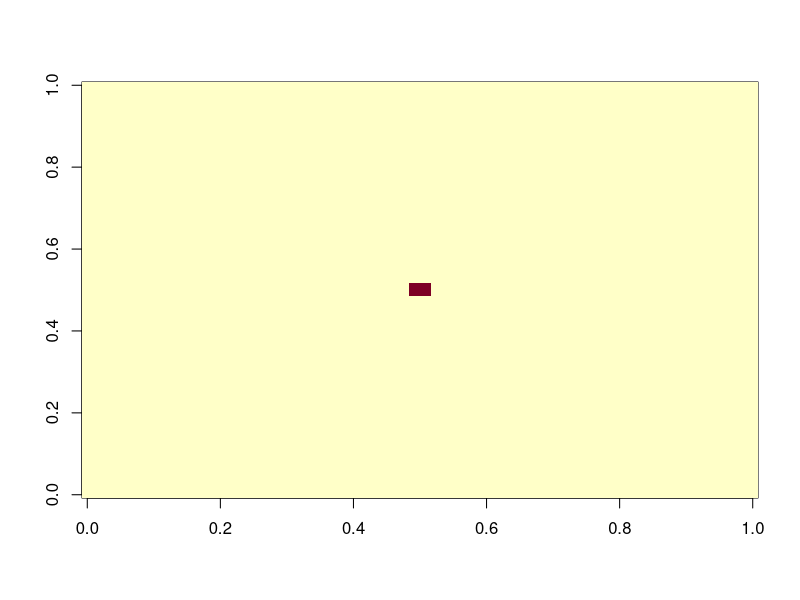
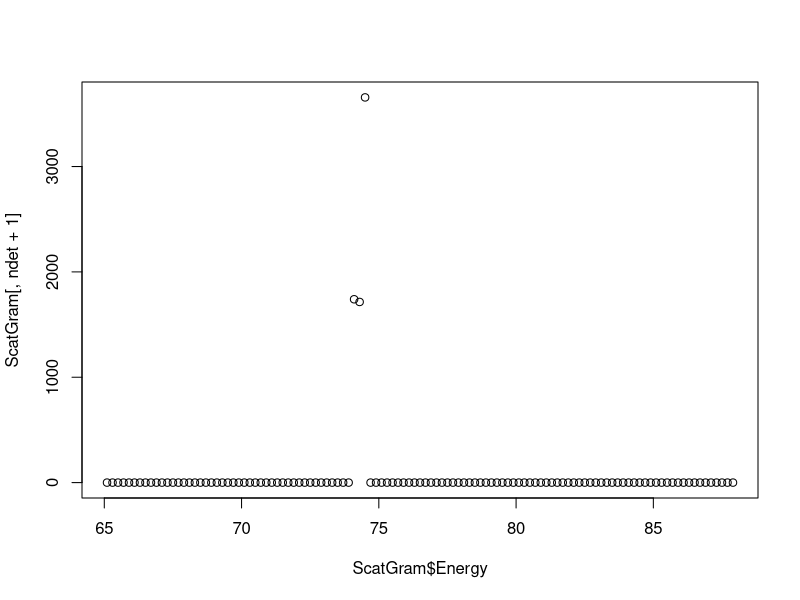
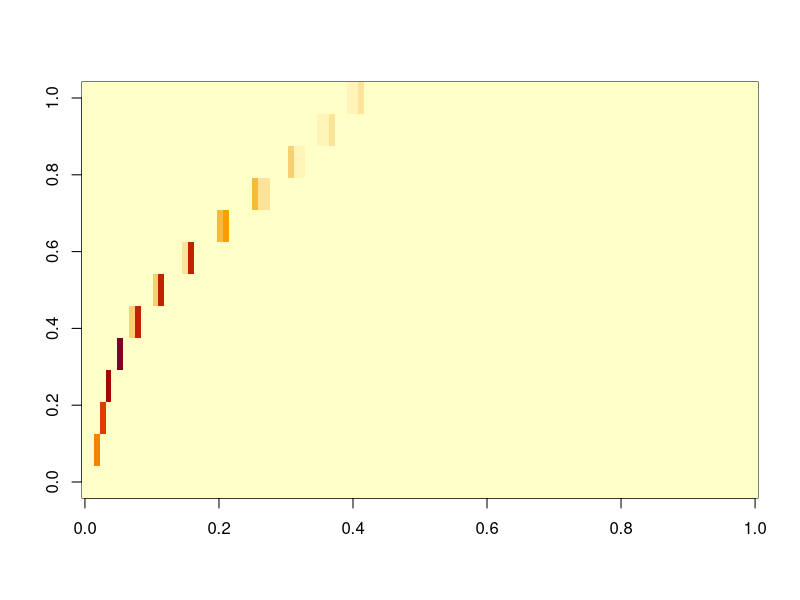

Write the R code that produced these figures, in order.
## ---- chunk 1
knitr::opts_chunk$set(echo = TRUE)
knitr::opts_knit$set(root.dir=normalizePath(".."))
## ---- chunk 2
library(tidyverse)
library(Matrix)
library(ggplot2)
## ---- chunk 3
NX <- 64 # number of pixels in x direction
NZ <- NX # number of pixels in z direction, square space for now
minx <- 0 # minimum x position in cm
minz <- 0 # minimum y position in cm
maxx <- 12.8  # maximum x position in cm
maxz <- maxx  # maximum z position in cm
pwidth <- maxx/NX # define pixel width in cm
## ---- chunk 4
wd <- 0.254 # width of inspection volume in z direction
wColl <- 0.254 # width of detector collimator slit in z direction
## ---- chunk 5
E0 <- 88.04 # Energy of primary gamma-ray of Cd-109 radioisotope in keV
moc2 <- 511 # Rest mass energy of electron in keV from NIST                                                    reference--https://physics.nist.gov/cgi-bin/cuu/Value?mec2mev
S_Act_mCi <- 75 # Input Cd-109 source activity in mCi
mCi_to_Bq <- 37000000 # Conversion factor from mCi to Bq (decays/sec)
S_Act <- mCi_to_Bq*S_Act_mCi # Calculate source activity in Bq
Ints_88k <- 0.0364 # Intensity of 88 keV gamma-rays in # per decay
Em_rate <- Ints_88k*S_Act # Emission rate of 88 keV gamma rays from Cd-109 source
r02 <- 0.0794 #classical electron radius squared in barns (1e-24 cm^2) from NIST                                reference--https://physics.nist.gov/cgi-bin/cuu/Value?re
## ---- chunk 6
NS <- 8 # number of source (and first detector) locations
XSspace <- 0.5
ZSspace <- 0.1
SourceLoc <- tibble( X = seq( 0, NS-1 ) * XSspace ) #x coordinate of source positions
SourceLoc$Z <- SourceLoc$X * ZSspace/XSspace #z coordinate of source positions

SourceLoc$Theta <- SourceLoc$Z #Initialize vector in SourceLoc for source angles
SourceLoc$Theta[ seq(1, NS) ] <- 29.3 #Angle of source positions in degrees
SourceLoc$Theta[ seq(NS/2+1, NS)] <- 180 - 29.3   #Angle of last 4 source positions in degrees
SourceDX <- 0.508 # source diameter in X dimension in cm
SourceDZ <- 0.1 # source thickness in Z dimension in cm
SourceNX <- 10 # number of source sub-positions in X dimension
SourceNZ<- 2 # number of source sub-positions in Z dimension
## ---- chunk 7
ndet <- 12 # number of gamma-ray detectors in array
det_dist <- 1.0e+0 # separation in cm of the first detector from the source and between the remaining detectors in the array
det_x <- t(tibble ( seq(1,ndet)*det_dist )) # x dimension of detector array locations
det_r <- 0.254 # set the radius of the detector face in cm
## ---- chunk 8
Eres <- 0.4 # gamma-rEay detector energy resolution in keV
chnwidth <- Eres/2 # assign channel width to give 2 channels for energy resolution of detectors
Emin <- floor(E0/(1+(E0/moc2)*(2))) # set the minimum energy for the detector below E0 back scattered energy
Emax <- floor(E0)
nchns <- (Emax-Emin)/chnwidth
Echn <- tibble ( seq(0,nchns-1)*chnwidth + Emin + chnwidth/2 ) # calculate energy of detector channels
## ---- chunk 9
mcoll1 <- 1 # slope of field of view limit 1 from collimator
bcoll1 <- 0 # intercept of field of view limit 1 from collimator
mcoll2 <- -1 # slope of field of view limit 1 from collimator
bcoll1 <- 0 # intercept of field of view limit 1 from collimator
## ---- chunk 10
Count <- tibble( times = seq(0,NS-1) ) #set up dataframe for count times
# Count$times <- 1800 #set the count times as a default of 30 m (1800 s)
Count_time <- 3600 #set the count time as a default of 60 m (3600 s)
## ---- chunk 11
Image_loc <- tibble( loc = (seq(0,NX-1)+0.5
                              )*pwidth ) #set up data frame for image plane locations
Count_time <- 3600 #set the count times as a default of 1 hr (3600 s)
# Image_plane <- Matrix (0.00E00, NX, NZ, sparse=TRUE) #initialize the NX by NZ pixel image plane with zeroes
Image_plane <- matrix (0.00E00, NX, NZ,) #initialize the NX by NZ pixel image plane with zeroes
Na <- 6.023E+23 # Avogadro number

Al <- data.frame(massdens = 2.7) # mass density of aluminum in g/cm^3 for object
Al$AW <- 26.98 # atomic weight of aluminum
Al$Z <- 13 # atomic number of aluminum
Al$adens <- Al$massdens*Na/Al$AW
Al$edens <- Al$adens*Al$Z

Image_plane[seq(NX/2,NX/2+1),seq(NZ/2,NZ/2+1)] <- Al$edens # Make four pixels at the middle of the plane for the image

X <- data.frame(X = (seq(0,NX-1)+0.5
                              )*pwidth )
X$Z <- X$X

image( Image_plane )
## ---- chunk 12
Ep <- array (0.00E00, dim = c(NX,NZ,ndet) ) #initialize scattered gamma-ray energy in a 3D array of image plane for each detector
Ep_chn <- array (0.00E00, dim = c(NX,NZ,ndet) ) #initialize scattered gamma-ray energy bin in a 3D array of image plane for each detector
Int_prob <- array (0.00E00, dim = c(NX,NZ,ndet) ) #initialize interaction probability in a 3D array of image plane for each detector in (b/Sr)
Events <- array (0.00E00, dim = c(NX,NZ,ndet) ) #initialize interaction probability in a 3D array of image plane for each detector in (b/Sr)

for (i in 1:NX){
  for (j in 1:NZ){

    
    if (Image_plane[i,j] > 0) {
      
      sp_dist <- sqrt(X$X[i]^2 + X$Z[j]^2) # distance from source to pixel in cm
      p_SA <- X$Z[j]*pwidth^2/sp_dist^3    # solid angle of pixel from source in Sr
      
      for (k in 1:ndet){

        pd_dist <- sqrt((det_x[k]-X$X[i])^2 + X$Z[j]^2) # distance from pixel to detector in cm
        cos_theta <- (X$X[i]*(det_x[k]-X$X[i])-X$Z[j]^2) /                                                               (sp_dist*pd_dist) # cosines of angles between vector from source to
                                          #  pixel and pixel to detector for scatter angle
      
        Ep[i,j,k] <- E0/(1+(E0/moc2)*(1-cos_theta))
        Ep_chn[i,j,k] <- floor((Ep[i,j,k]-Emin)/chnwidth)+1
      
        d_SA <- pi*det_r^2*X$Z[j]/pd_dist^3  # solid angle of detector relative to pixel
        
        KN_xs <- (Al$Z*r02/2)*(Ep[i,j,k]/E0)^2*(Ep[i,j,k]/E0 + E0/Ep[i,j,k]                                         - (1-cos_theta^2)) # Klein-Nishina scattering cross section from
                                      # source through pixel into detector
        Int_prob[i,j,k] <- pwidth*Al$edens*KN_xs*1e-24*p_SA                                                                  *d_SA*sp_dist/(4*pi*X$Z[j]) # Scattering probability from
                                      # source through pixel into detector
        Events[i,j,k] <- Int_prob[i,j,k] * Em_rate*Count_time
      
      }
    }
  }
}
## ---- chunk 13
# Ep <- array (0.00E00, dim = c(NX,NZ,ndet) ) #initialize scattered gamma-ray energy in a 3D array of image plane for each detector
# Ep_chn <- array (0.00E00, dim = c(NX,NZ,ndet) ) #initialize scattered gamma-ray energy bin in a 3D array of image plane for each detector
# Int_prob <- array (0.00E00, dim = c(NX,NZ,ndet) ) #initialize interaction probability in a 3D array of image plane for each detector in (b/Sr)
# Events <- array (0.00E00, dim = c(NX,NZ,ndet) ) #initialize interaction probability in a 3D array of image plane for each detector in (b/Sr)

ScatGram <- data.frame( Energy = seq(0,nchns-1)*chnwidth + Emin + chnwidth/2)

# chn_counts <- seq(1,nchns)*0 # initiate a vector for the detector channel counts to zero

for (k in 1:ndet){
  chn_counts <- seq(1,nchns)*0 # initiate a vector for the detector channel counts to zero
  
  for (i in 1:NX){

    # sp_dist <- sqrt(X$X[i]^2 + X$Z[j]^2) # distance from source to pixel in cm
    # p_SA <- X$Z[j]*pwidth^2/sp_dist^3    # solid angle of pixel from source in Sr
      
    for (j in 1:NZ){
      if (Image_plane[i,j] > 0) {
        chn <- Ep_chn[i,j,k]
        chn_counts[chn] <- chn_counts[chn] + Events[i,j,k]

        #pd_dist <- sqrt((det_x[k]-X$X[i])^2 + X$Z[j]^2) # distance from pixel to detector in cm
        #cos_theta <- (X$X[i]*(det_x[k]-X$X[i])-X$Z[j]^2) /                                                               (sp_dist*pd_dist) # cosines of angles between vector from source to
                                          #  pixel and pixel to detector for scatter angle
      
        #Ep[i,j,k] <- E0/(1+(E0/moc2)*(1-cos_theta))
        #Ep_chn[i,j,k] <- floor((Ep[i,j,k]-Emin)/chnwidth)+1
      
        #d_SA <- pi*det_r^2*X$Z[j]/pd_dist^3  # solid angle of detector relative to pixel
        
        #KN_xs <- (Al$Z*r02/2)*(Ep[i,j,k]/E0)^2*(Ep[i,j,k]/E0 + E0/Ep[i,j,k]                                         - (1-cos_theta^2)) # Klein-Nishina scattering cross section from
                                      # source through pixel into detector
        #Int_prob[i,j,k] <- pwidth*Al$edens*KN_xs*1e-24*p_SA                                                                  *d_SA*sp_dist/(4*pi*X$Z[j]) # Scattering probability from
                                      # source through pixel into detector
        #Events[i,j,k] <- Int_prob[i,j,k] * Em_rate*Count$times[k]
      
      }
    }
  }
  col <- as.character(det_x[k])
  ScatGram[col] <- chn_counts
}

## ---- chunk 14
plot(ScatGram$Energy, ScatGram[,ndet+1])

## ---- chunk 15
ScatterMat <- ScatGram %>%
  as.matrix()

ScatterImg <- ScatterMat %>%
  image()

write_csv(ScatGram, "ScatterMat.csv")
